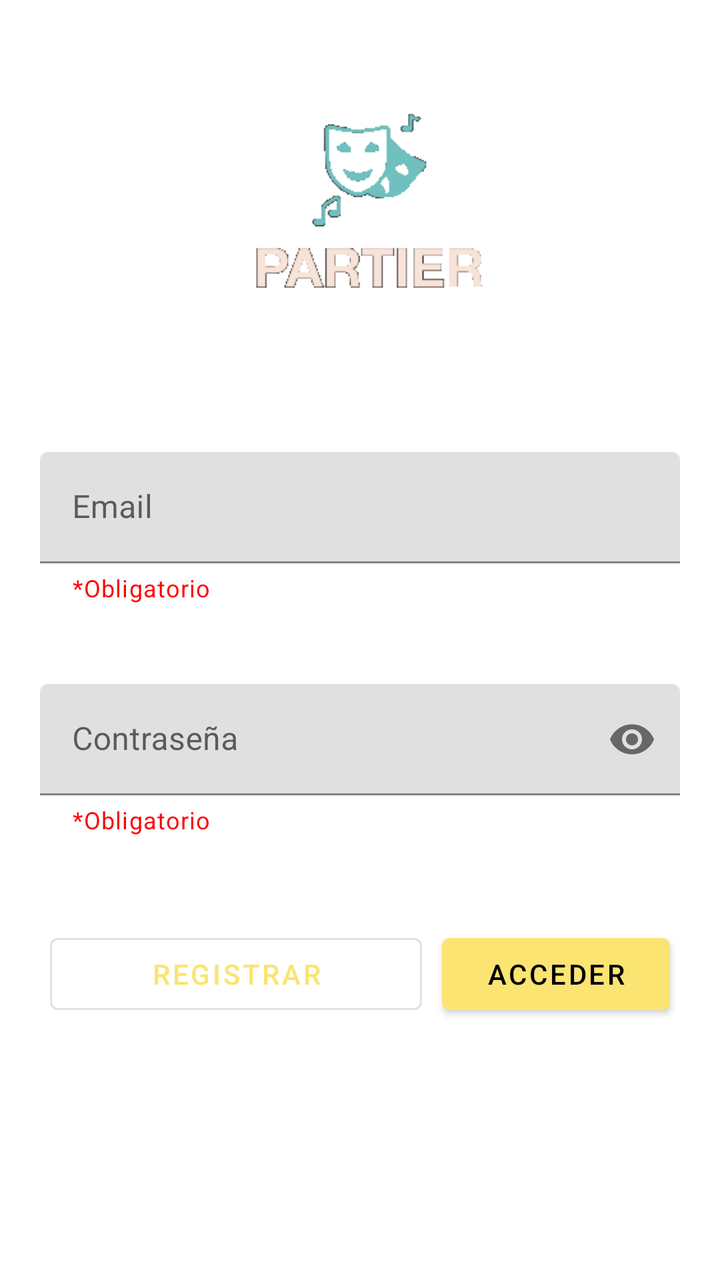
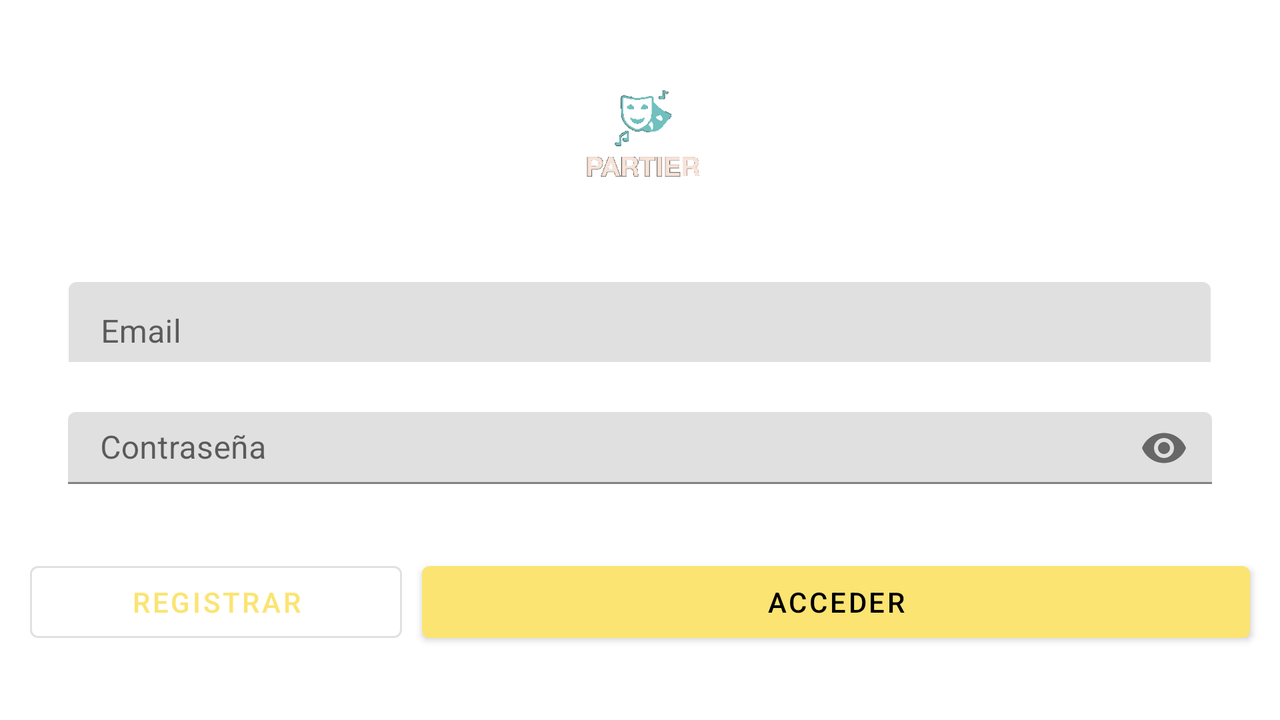

First picture: res/layout/ on a phone held upright. Second picture: the repository's own variant of that layout, on a device whose configuration matches the variant's folder. Source for both follows.
<!-- AndroidManifest.xml: application theme Theme.Partier -->
<!-- res/layout/activity_auth.xml -->
<?xml version="1.0" encoding="utf-8"?>
<LinearLayout xmlns:android="http://schemas.android.com/apk/res/android"
    xmlns:app="http://schemas.android.com/apk/res-auto"
    xmlns:tools="http://schemas.android.com/tools"
    android:layout_width="match_parent"
    android:layout_height="match_parent"
    android:orientation="vertical"
    app:layout_constraintBottom_toBottomOf="parent"
    app:layout_constraintEnd_toEndOf="parent"
    app:layout_constraintStart_toStartOf="parent"
    app:layout_constraintTop_toTopOf="parent">

    <ImageView
        android:id="@+id/imgLogo"
        android:layout_width="323dp"
        android:layout_height="166dp"
        android:layout_margin="20dp"
        android:visibility="visible"
        tools:src="@drawable/logopartier"
        tools:visibility="visible" />

    <com.google.android.material.textfield.TextInputLayout
        android:id="@+id/emailEditTextField"
        style="@style/Widget.MaterialComponents.TextInputLayout.FilledBox"
        android:layout_width="match_parent"
        android:layout_height="wrap_content"
        android:layout_margin="20dp"
        android:ems="10"
        android:inputType="textEmailAddress"
        app:helperText="*Obligatorio"
        app:helperTextTextColor="@color/red">

        <com.google.android.material.textfield.TextInputEditText
            android:id="@+id/emailEditText"
            android:layout_width="match_parent"
            android:layout_height="match_parent"
            android:hint="@string/email_hint" />
    </com.google.android.material.textfield.TextInputLayout>

    <com.google.android.material.textfield.TextInputLayout
        android:id="@+id/passwordEditTextField"
        style="@style/Widget.MaterialComponents.TextInputLayout.FilledBox"
        android:layout_width="match_parent"
        android:layout_height="wrap_content"
        android:layout_margin="20dp"
        android:ems="10"
        app:endIconMode="password_toggle"
        app:errorEnabled="true"
        app:helperText="*Obligatorio"
        app:helperTextTextColor="@color/red">

        <com.google.android.material.textfield.TextInputEditText
            android:id="@+id/passwordEditText"
            android:layout_width="match_parent"
            android:layout_height="match_parent"
            android:hint="@string/password_hint"
            android:inputType="textPassword" />
    </com.google.android.material.textfield.TextInputLayout>

    <LinearLayout
        android:layout_width="match_parent"
        android:layout_height="wrap_content"
        android:layout_margin="20dp"
        android:orientation="horizontal">

        <Button
            android:id="@+id/logInButton"
            style="?attr/materialButtonOutlinedStyle"
            android:layout_width="186dp"
            android:layout_height="wrap_content"
            android:layout_margin="5dp"
            android:text="@string/signup_btn" />

        <Button
            android:id="@+id/signUpButton"
            android:layout_width="match_parent"
            android:layout_height="wrap_content"
            android:layout_margin="5dp"
            android:text="@string/login_btn" />
    </LinearLayout>

</LinearLayout>
<!-- resources referenced by this layout -->
<resources>
  <color name="red">#FF0000</color>
  <!-- drawable logopartier: png bitmap (drawable-v24, 4977 bytes) -->
  <string name="email_hint">Email</string>
  <string name="login_btn">Acceder</string>
  <string name="password_hint">Contraseña</string>
  <string name="signup_btn">Registrar</string>
  <style name="Theme.Partier" parent="Theme.MaterialComponents.DayNight.DarkActionBar">
          
          <item name="colorPrimary">@color/yellow</item>
          <item name="colorPrimaryVariant">@color/yellow_dark</item>
          <item name="colorOnPrimary">@color/black</item>
          
          <item name="colorSecondary">@color/teal_200</item>
          <item name="colorSecondaryVariant">@color/teal_700</item>
          <item name="colorOnSecondary">@color/black</item>
          
          <item name="android:statusBarColor" tools:targetApi="l">?attr/colorPrimaryVariant</item>
          
  
      </style>
  <color name="yellow">#FBE472</color>
  <color name="yellow_dark">#FFD84D</color>
  <color name="black">#FF000000</color>
  <color name="teal_200">#FF03DAC5</color>
  <color name="teal_700">#FF018786</color>
</resources>
<!-- res/layout-land/activity_auth.xml (the repository's variant of the layout above) -->
<!-- drawn on the phone turned sideways -->
<?xml version="1.0" encoding="utf-8"?>
<LinearLayout xmlns:android="http://schemas.android.com/apk/res/android"
    xmlns:app="http://schemas.android.com/apk/res-auto"
    xmlns:tools="http://schemas.android.com/tools"
    android:layout_width="match_parent"
    android:layout_height="match_parent"
    android:orientation="vertical"
    app:layout_constraintTop_toTopOf="parent"
    tools:layout_editor_absoluteX="25dp">

    <ImageView
        android:id="@+id/imgLogo"
        android:layout_width="98dp"
        android:layout_height="96dp"
        android:layout_gravity="center"
        android:layout_margin="20dp"
        android:visibility="visible"
        tools:src="@drawable/logopartier"
        tools:visibility="visible" />

    <com.google.android.material.textfield.TextInputLayout
        android:id="@+id/emailEditTextField"
        style="@style/Widget.MaterialComponents.TextInputLayout.FilledBox"
        android:layout_width="571dp"
        android:layout_height="40dp"
        android:layout_margin="5dp"
        android:ems="10"
        android:layout_gravity="center"
        android:inputType="textEmailAddress"
        app:helperText="*Obligatorio"
        app:helperTextTextColor="@color/red">

        <com.google.android.material.textfield.TextInputEditText
            android:id="@+id/emailEditText"
            android:layout_width="match_parent"
            android:layout_height="50dp"
            android:hint="@string/email_hint" />
    </com.google.android.material.textfield.TextInputLayout>

    <com.google.android.material.textfield.TextInputLayout
        android:id="@+id/passwordEditTextField"
        style="@style/Widget.MaterialComponents.TextInputLayout.FilledBox"
        android:layout_width="572dp"
        android:layout_height="36dp"
        android:layout_margin="20dp"
        android:ems="10"
        android:layout_gravity="center"
        app:endIconMode="password_toggle"
        app:errorEnabled="true"
        app:helperText="*Obligatorio"
        app:helperTextTextColor="@color/red">

        <com.google.android.material.textfield.TextInputEditText
            android:id="@+id/passwordEditText"
            android:layout_width="match_parent"
            android:layout_height="match_parent"
            android:hint="@string/password_hint"
            android:inputType="textPassword" />
    </com.google.android.material.textfield.TextInputLayout>

    <LinearLayout
        android:layout_width="match_parent"
        android:layout_height="wrap_content"
        android:layout_margin="10dp"
        android:orientation="horizontal">

        <Button
            android:id="@+id/logInButton"
            style="?attr/materialButtonOutlinedStyle"
            android:layout_width="186dp"
            android:layout_height="wrap_content"
            android:layout_margin="5dp"
            android:text="@string/signup_btn" />

        <Button
            android:id="@+id/signUpButton"
            android:layout_width="match_parent"
            android:layout_height="wrap_content"
            android:layout_margin="5dp"
            android:text="@string/login_btn" />
    </LinearLayout>

</LinearLayout>
